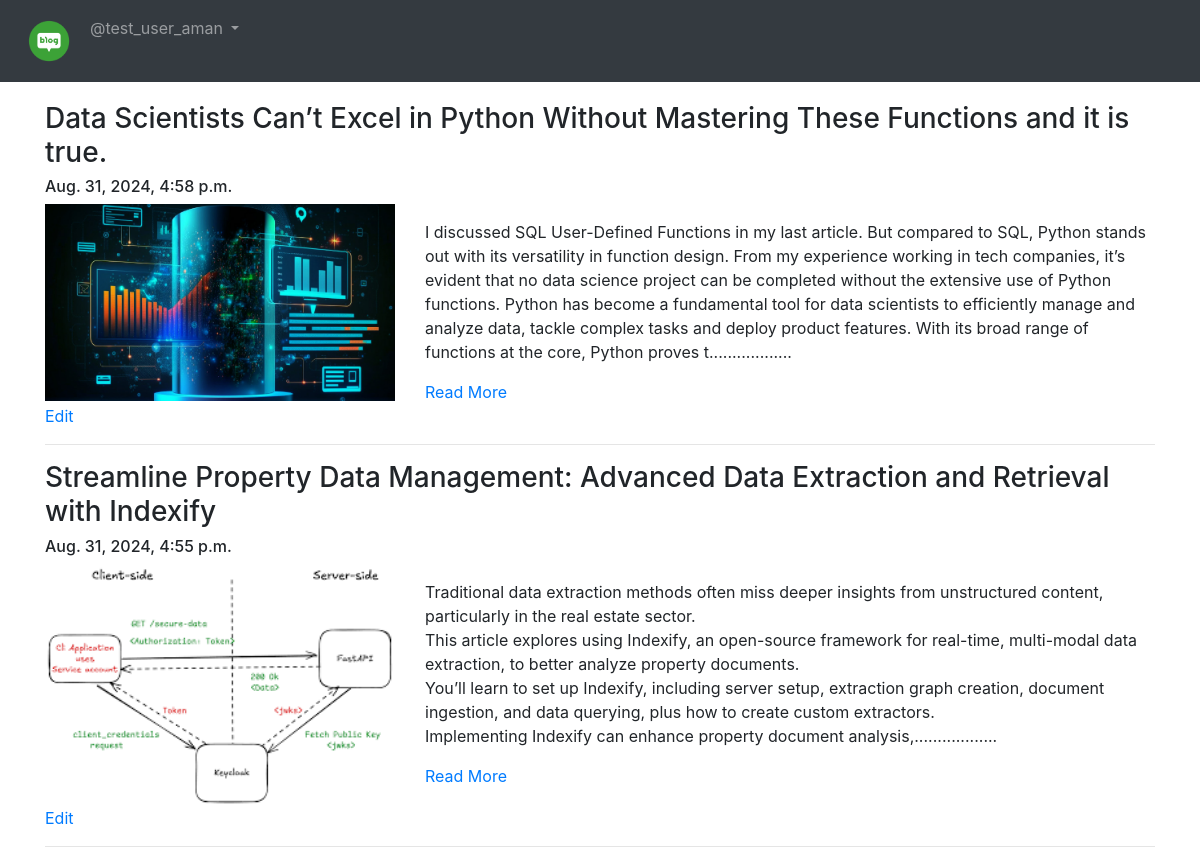
/blog/my-blogs/ (signed in), run on the app's committed database.
### App_Blog/models.py (models this page shows, shortened)
class Blog(models.Model):
    author = models.ForeignKey(User, on_delete=models.CASCADE, related_name='post_author')
    blog_title = models.CharField(max_length=264, verbose_name="Put a Title")
    slug = models.SlugField(max_length=264, unique=True)
    blog_content = models.TextField(verbose_name="What is on your mind?")
    blog_image = models.ImageField(upload_to='blog_images', verbose_name="Image")
    publish_date = models.DateTimeField(auto_now_add=True)
    update_date = models.DateTimeField(auto_now=True)
    class Meta:
        ordering = ['-publish_date',]

### App_Blog/views.py (the view)
# urls.py: path('my-blogs/', views.MyBlogs.as_view(), name='my_blogs'),
class MyBlogs(LoginRequiredMixin, TemplateView):
    template_name = 'App_Blog/my_blogs.html'

### App_Blog/templatetags/custom_filters.py (called while the page is built)
def range_filter(value):
    return value[0:500] + ".................."

### templates/App_Blog/my_blogs.html (shortened to what this page needs)
{% extends 'base.html' %}
{% load custom_filters %}
{% block body_block %}
{% for blog in user.post_author.all %}
<h3>{{blog.blog_title}}</h3>
<h6>{{blog.publish_date}}</h6>
<div class="row">
  <div class="col-sm-4">
    <img src="/media/{{blog.blog_image}}" width="100%">
  </div>
  <div class="col-sm-8">
    <p>{{blog.blog_content|range_filter|linebreaks}}</p>
    <a href="{% url 'App_Blog:blog_details' slug=blog.slug %}">Read More</a>
  </div>
</div>
<a href="{% url 'App_Blog:edit_blog' pk=blog.pk %}">Edit</a>
<hr>
{% endfor %}
{% endblock %}

### templates/base.html (shortened to what this page needs)
<!DOCTYPE html>
<html lang="en" dir="ltr">
<head>
    <link rel="stylesheet" href="https://maxcdn.bootstrapcdn.com/bootstrap/4.4.1/css/bootstrap.min.css">
    <link href="https://maxcdn.bootstrapcdn.com/font-awesome/4.7.0/css/font-awesome.min.css" rel="stylesheet">
</head>
<body>
    <nav class="navbar navbar-expand-sm bg-dark navbar-dark">
      <ul class="navbar-nav">
        <li class="nav-item active">
          <a class="nav-link" href="{% url 'index' %}"><img src="/media/logo.png" width="50px"></a>
        </li>
        {% if user.is_authenticated %}
        <div class="nav-item dropdown">
          <a class="nav-link dropdown-toggle" href="#" id="navbardrop" data-toggle="dropdown">
           @{{user.username}}
          </a>
        </div>
        {% endif %}
      </ul>
    </nav>
    <div class="container" style="padding-top:20px">
      {% block body_block %}
       {% endblock %}
    </div>
</body>
</html>

### data on the page
Blog: blog_title "Data Scientists Can’t Excel in Python Without Mastering These Functions and it is true.", publish_date "Aug. 31, 2024, 4:58 p.m.", blog_image (picture), blog_content|range_filter "I discussed SQL User-Defined Functions in my last article. But compared to SQL, Python stands out with its versatility in function design. From my experience working in tech companies, it’s evident that no data science project can be completed without the extensive use of Python functions. Python has become a fundamental tool for data scientists to efficiently manage and analyze data, tackle complex tasks and deploy product features. With its broad range of functions at the core, Python proves t.................."
Blog: blog_title "Streamline Property Data Management: Advanced Data Extraction and Retrieval with Indexify", publish_date "Aug. 31, 2024, 4:55 p.m.", blog_image (picture), blog_content|range_filter "Traditional data extraction methods often miss deeper insights from unstructured content, particularly in the real estate sector. This article explores using Indexify, an open-source framework for real-time, multi-modal data extraction, to better analyze property documents. You’ll learn to set up Indexify, including server setup, extraction graph creation, document ingestion, and data querying, plus how to create custom extractors. Implementing Indexify can enhance property document analysis,.................."

### other printed values
{{ user.username }} "test_user_aman"
